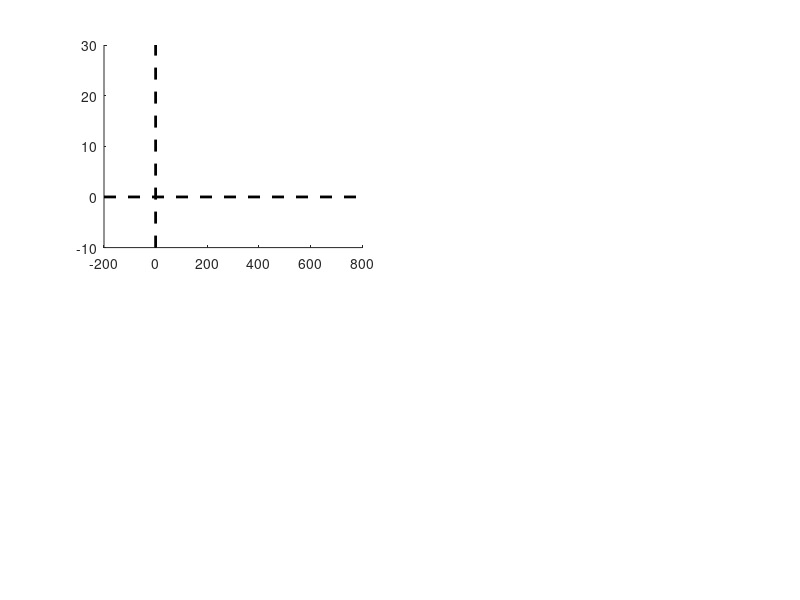

This figure's MATLAB source: (Note: this script raises an error after producing the figure.)
clear
close all
clc

%add functions
homedir = mfilename('fullpath');
funcdir = [homedir(1:end-15) 'functions'];
addpath(genpath(funcdir))

%% load the data

%The variable CPP contains the subject-level data, and is of size 21
%(participants) by 16 (conditions) by time. The conditions are as follows:

%1) Response-locked, short interval, validly cued, easy
%2) Response-locked, short interval, validly cued, difficult
%3) Response-locked, short interval, invalidly cued, easy
%4) Response-locked, short interval, invalidly cued, difficult
%5) Response-locked, long interval, validly cued, easy
%6) Response-locked, long interval, validly cued, difficult
%7) Response-locked, long interval, invalidly cued, easy
%8) Response-locked, long interval, invalidly cued, difficult
%9) Stimulus-locked, short interval, validly cued, easy
%10) Stimulus-locked, short interval, validly cued, difficult
%11) Stimulus-locked, short interval, invalidly cued, easy
%12) Stimulus-locked, short interval, invalidly cued, difficult
%13) Stimulus-locked, long interval, validly cued, easy
%14) Stimulus-locked, long interval, validly cued, difficult
%15) Stimulus-locked, long interval, invalidly cued, easy
%16) Stimulus-locked, long interval, invalidly cued, difficult

% The matrix 'bhvdat' has 18 columns:
%1) RT on short interval, validly cued, easy
%2) RT on short interval, validly cued, difficult
%3) RT on short interval, invalidly cued, easy
%4) RT on short interval, invalidly cued, difficult
%5) RT on long interval, validly cued, easy
%6) RT on long interval, validly cued, difficult
%7) RT on long interval, invalidly cued, easy
%8) RT on long interval, invalidly cued, difficult
%9)  Accuracy on short interval, validly cued, easy
%10) Accuracy on short interval, validly cued, difficult
%11) Accuracy on short interval, invalidly cued, easy
%12) Accuracy on short interval, invalidly cued, difficult
%13) Accuracy on long interval, validly cued, easy
%14) Accuracy on long interval, validly cued, difficult
%15) Accuracy on long interval, invalidly cued, easy
%16) Accuracy on long interval, invalidly cued, difficult
%17) False alarm rate on non-catch trials
%18) False alarm rate on catch trials 

%The variables rtime and stime keep track of time relative to response and
%relative to stimulus onset, respectively.
%ta_slopes and ta_onsets are the slopes and onsets, computed on
%trial-average waveforms.
%st_slopes and st_onsets are the average slopes and onsets computed at the 
%single trial level.
%st_onsetvar contains the cross-trial variability in onset
%The slope/onset variables are all of size participants by conditions,
%where conditions go from 1 through 8 in the order as described above (but
%without separation of stimulus locking or response locking)
%Plotcolors contains a matrix with color values for plotting 

%Permdist contains the permuted null distributions that are used to compute
%p-values for individual statistical tests. It has size test (N) by
%iteration (10000). The tests that are conducted are as follows:

%1) Trial-average onset: valid versus invalid
%2) Trial-average slope: valid versus invalid
%3) Trial-average onset: easy versus difficult
%4) Trial-average slope: easy versus difficult
%5) Mean single-trial onset: valid versus invalid
%6) Mean single-trial onset variability: valid versus invalid
%7) Mean single-trial slope: valid versus invalid
%8) Mean single-trial slope: easy versus difficult

load data.mat

%% Plot trial-average CPP for valid and invalid conditions (stimulus locked)

figure
subplot(2,2,1)
hold on
plot([0 0],[-10 30],'k--','linewidth',2) 
plot([-200 800],[0 0],'k--','linewidth',2) 

ci = 1; %this keeps track of the number of lines that have been plotted
for condi = [9 11] %loop over stimulus locked conditions   
%     plot(stime, squeeze(mean(mean(CPP(:,condi:condi+1,:)))),'color',plotcolors(ci,:),'linewidth',3);
    m  = squeeze(mean(mean(CPP(:,condi:condi+1,:))));
    eb = squeeze(std(mean(CPP(:,condi:condi+1,:),2))) ./sqrt(size(CPP,1));
    shadedErrorBar(stime,m,eb ,{'color',plotcolors(ci,:),'linewidth',3});
    ci = ci+1;
end

xlim([-200 800])
ylim([-10 30])
xlabel('Peri-stimulus time (ms)','fontsize',18)
set(gca,'tickdir','out','fontsize',18,'linewidth',1) 
ylabel('Amplitude (\muV/m^2)')
title('Effect of cue validity (short CTI)')

%plot the estimated CPP onsets (we plot the SD instead of within-subject
%SEM because the latter is too small to see in the figure
plot(squeeze(mean(mean(ta_onsets(:,1:2)))),-7,'ko','markerfacecolor','k')
plot([squeeze(mean(mean(ta_onsets(:,1:2))))-std(squeeze(mean(ta_onsets(:,1:2),2))) squeeze(mean(mean(ta_onsets(:,1:2))))+std(squeeze(mean(ta_onsets(:,1:2),2)))],[0 0]-7,'k','linewidth',3)
plot(squeeze(mean(mean(ta_onsets(:,3:4)))),-3,'ro','markerfacecolor','r')
plot([squeeze(mean(mean(ta_onsets(:,3:4))))-std(squeeze(mean(ta_onsets(:,3:4),2))) squeeze(mean(mean(ta_onsets(:,3:4))))+std(squeeze(mean(ta_onsets(:,3:4),2)))],[0 0]-3,'r','linewidth',3)

%plot average RT as dotted lines
plot([squeeze(mean(mean(bhvdat(:,1:2)))) squeeze(mean(mean(bhvdat(:,1:2))))], [-10 30],'k--')
plot([squeeze(mean(mean(bhvdat(:,3:4)))) squeeze(mean(mean(bhvdat(:,3:4))))], [-10 30],'r--')

%run statistics
diff = mean(mean(ta_onsets(:,1:2),2)) - mean(mean(ta_onsets(:,3:4),2)); %the observed value
p = sum(diff >= permdist(1,:)) / size(permdist,2); %compute p value
text(300,-5,['p = ' num2str(p)],'fontsize',18)

%% Plot trial-average CPP for valid and invalid conditions (response locked)

%plot the CPP for a channel, stimulus locked, and for the short interval
subplot(2,4,3)
hold on
plot([0 0],[-10 30],'k--','linewidth',2) 
plot([-400 100],[0 0],'k--','linewidth',2) 

ci = 1; %this keeps track of the number of lines that have been plotted
for condi = [1 3] %loop over stimulus locked conditions
%     plot(rtime, squeeze(mean(mean(CPP(:,condi:condi+1,:)))) ,'color',plotcolors(ci,:),'linewidth',3)
    m  = squeeze(mean(mean(CPP(:,condi:condi+1,:))));
    eb = squeeze(std(mean(CPP(:,condi:condi+1,:),2))) ./sqrt(size(CPP,1));
    shadedErrorBar(rtime,m,eb ,{'color',plotcolors(ci,:),'linewidth',3});    
    ci = ci+1;
end

% title('response locked: short interval')
xlim([-400 100])
xlabel('Peri-response time (ms)','fontsize',18)
set(gca,'tickdir','out','fontsize',18,'linewidth',1) 
ylim([-10 30])

%test if CPP peak latency deviates significantly from time of response
vdat = squeeze(mean(CPP(:,1:2,:),2)); %response-locked CPP on valid trials
[~, peaktimes(:,1)] = max(vdat,[],2); %get index of peak
idat = squeeze(mean(CPP(:,3:4,:),2)); %response-locked CPP on valid trials
[~, peaktimes(:,2)]  = max(idat,[],2); %get index of peak

%convert to ms (instead of index)
for subi = 1:size(vdat,1)
    peaktimes(subi,1) = rtime(peaktimes(subi,1));
    peaktimes(subi,2) = rtime(peaktimes(subi,2));
end

%compare the peak latency for valid and invalid trials
[~, p] = permtest(peaktimes(:,1),peaktimes(:,2),10000);
[~, ~, ~, stats] = ttest(peaktimes(:,1),peaktimes(:,2)); %get t-statistic to get bayes factor
bf = t1smpbf(stats.tstat,21);
disp(['Response-locked CPP peak latency comparison of valid versus invalid trials: p = ' num2str(p) ', BF = ' num2str(bf)]) 

%% plot the trial-average estimated CPP slopes (valid versus invalid)

%plot the estimated CPP slopes
subplot(2,5,5)
hold on

bar(1,mean(mean(ta_slopes(:,1:2),2)),'FaceColor','k','EdgeColor','none')
bar(2,mean(mean(ta_slopes(:,3:4),2)),'FaceColor','r','EdgeColor','none')
wse([mean(ta_slopes(:,1:2),2) mean(ta_slopes(:,3:4),2)],1); %plot error bars
ylim([0.05 0.11])
set(gca,'xtick',[],'tickdir','out')
ylabel('Slope (\muV / m^2 / T_s)')
set(gca,'fontsize',18)

%get the observed difference between conditions, and compare it to the
%permuted null distribution
diff = mean(mean(ta_slopes(:,1:2),2)) - mean(mean(ta_slopes(:,3:4),2)); %the observed value
p = sum(diff <= permdist(2,:)) / size(permdist,2); %compute p value
title(['p = ' num2str(p)])

%% Plot trial-average CPP for easy and difficult conditions (stimulus locked)

%plot the CPP for a channel, stimulus locked, and for the short interval
subplot(2,2,3)
hold on
plot([0 0],[-10 30],'k--','linewidth',2) 
plot([-200 800],[0 0],'k--','linewidth',2) 

ci = 1; %this keeps track of the number of lines that have been plotted
for condi = [9 10] %loop over stimulus locked conditions   
%     plot(stime, squeeze(mean(mean(CPP(:,condi:2:condi+6,:)))),'color',plotcolors(ci,:),'linewidth',3);
    m  = squeeze(mean(mean(CPP(:,condi:2:condi+6,:))));
    eb = squeeze(std(mean(CPP(:,condi:2:condi+6,:),2))) ./sqrt(size(CPP,1));
    shadedErrorBar(stime,m,eb ,{'color',plotcolors(ci,:),'linewidth',3});    
    ci = ci+1;
end

xlim([-200 800])
ylim([-10 30])
xlabel('Peri-stimulus time (ms)','fontsize',18)
set(gca,'tickdir','out','fontsize',18,'linewidth',1) 
ylabel('Amplitude (\muV/m^2)')
title('Effect of difficulty')

%plot the estimated CPP onsets (we plot the SD instead of within-subject
%SEM because the latter is too small to see in the figure
plot(squeeze(mean(mean(ta_onsets(:,1:2:7)))),-7,'ko','markerfacecolor','k')
plot([squeeze(mean(mean(ta_onsets(:,1:2:7))))-std(squeeze(mean(ta_onsets(:,1:2:7),2))) squeeze(mean(mean(ta_onsets(:,1:2:7))))+std(squeeze(mean(ta_onsets(:,1:2:7),2)))],[0 0]-7,'k','linewidth',3)
plot(squeeze(mean(mean(ta_onsets(:,2:2:8)))),-3,'ro','markerfacecolor','r')
plot([squeeze(mean(mean(ta_onsets(:,2:2:8))))-std(squeeze(mean(ta_onsets(:,2:2:8),2))) squeeze(mean(mean(ta_onsets(:,2:2:8))))+std(squeeze(mean(ta_onsets(:,2:2:8),2)))],[0 0]-3,'r','linewidth',3)

%plot average RT as dotted lines
plot([squeeze(mean(mean(bhvdat(:,1:2:8)))) squeeze(mean(mean(bhvdat(:,1:2:8))))], [-10 30],'k--')
plot([squeeze(mean(mean(bhvdat(:,2:2:8)))) squeeze(mean(mean(bhvdat(:,2:2:8))))], [-10 30],'r--')

%run statistics
diff = mean(mean(ta_onsets(:,1:2:7),2)) - mean(mean(ta_onsets(:,2:2:8),2)); %the observed value
p = sum(diff <= permdist(3,:)) / size(permdist,2); %compute p value
text(300,-5,['p = ' num2str(p)],'fontsize',18)

%% Plot trial-average CPP for easy and difficult conditions (response locked)

%plot the CPP for a channel, stimulus locked, and for the short interval
subplot(2,4,7)
hold on
plot([0 0],[-10 30],'k--','linewidth',2) 
plot([-400 100],[0 0],'k--','linewidth',2) 

ci = 1; %this keeps track of the number of lines that have been plotted
for condi = [1 3] %loop over stimulus locked conditions
%     plot(rtime, squeeze(mean(mean(CPP(:,condi:2:condi+6,:)))),'color',plotcolors(ci,:),'linewidth',3);
    m  = squeeze(mean(mean(CPP(:,condi:2:condi+6,:))));
    eb = squeeze(std(mean(CPP(:,condi:2:condi+6,:),2))) ./sqrt(size(CPP,1));
    shadedErrorBar(rtime,m,eb ,{'color',plotcolors(ci,:),'linewidth',3});    
    ci = ci+1;
end

% title('response locked: short interval')
xlim([-400 100])
xlabel('Peri-response time (ms)','fontsize',18)
set(gca,'tickdir','out','fontsize',18,'linewidth',1) 
ylim([-10 30])

%% plot the trial-average estimated CPP slopes (easy versus difficult)

%plot the estimated CPP slopes
subplot(2,5,10)
hold on

bar(1,mean(mean(ta_slopes(:,1:2:7),2)),'FaceColor','k','EdgeColor','none')
bar(2,mean(mean(ta_slopes(:,2:2:8),2)),'FaceColor','r','EdgeColor','none')
wse([mean(ta_slopes(:,1:2:7),2) mean(ta_slopes(:,2:2:8),2)],1); %plot error bars
ylim([0.05 0.11])
set(gca,'xtick',[],'tickdir','out')
ylabel('Slope (\muV / m^2 / T_s)')
set(gca,'fontsize',18)

%get the observed difference between conditions, and compare it to the
%permuted null distribution
diff = mean(mean(ta_slopes(:,1:2:7),2)) - mean(mean(ta_slopes(:,2:2:8),2)); %the observed value
p = sum(diff <= permdist(4,:)) / size(permdist,2); %compute p value
title(['p = ' num2str(p)])


%% bar plots of onset, onset variability, and slope, computed at the single trial level

figure

%effect of cue validity on onset
subplot(2,4,1)
hold on
bar(1,mean(mean(st_onsets(:,1:2),2)),'FaceColor','k','EdgeColor','none');
bar(2,mean(mean(st_onsets(:,3:4),2)),'FaceColor','r','EdgeColor','none');
wse([mean(st_onsets(:,1:2),2) mean(st_onsets(:,3:4),2)],1); 
ylim([100 130])
diff = mean(mean(st_onsets(:,1:2),2) - mean(st_onsets(:,3:4),2)); %the observed value
p = sum(diff >= permdist(5,:)) / size(permdist,2); %compute p value
title([{'Effect of cue validity '} {['on onset p=' num2str(p)]}])
set(gca,'tickdir','out','xtick',1:2,'xticklabel',{'Valid', 'Invalid'})
box off
ylabel('Onset (ms)')
set(gca,'fontsize',18)


%effect of cue validity on onset variability
subplot(2,4,2)
hold on
bar(1,mean(mean(st_onsetvar(:,1:2),2)),'FaceColor','k','EdgeColor','none');
bar(2,mean(mean(st_onsetvar(:,3:4),2)),'FaceColor','r','EdgeColor','none');
wse([mean(st_onsetvar(:,1:2),2) mean(st_onsetvar(:,3:4),2)],1);
ylim([100 130])
diff = mean(mean(st_onsetvar(:,1:2),2) - mean(st_onsetvar(:,3:4),2)); %the observed value
p = sum(diff >= permdist(6,:)) / size(permdist,2); %compute p value
title([{'Effect of cue validity '} {['on onset variability p=' num2str(p)]}])
set(gca,'tickdir','out','xtick',1:2,'xticklabel',{'Valid', 'Invalid'} )
box off
ylabel('Onset variability (ms)')
set(gca,'fontsize',18)
ylim([100 130])


%effect of cue validity on slope
subplot(2,4,3)
hold on
bar(1,mean(mean(st_slopes(:,1:2),2)),'FaceColor','k','EdgeColor','none');
bar(2,mean(mean(st_slopes(:,3:4),2)),'FaceColor','r','EdgeColor','none');
wse([mean(st_slopes(:,1:2),2) mean(st_slopes(:,3:4),2)],1); 
diff = mean(mean(st_slopes(:,1:2),2) - mean(st_slopes(:,3:4),2)); %the observed value
p = sum(diff <= permdist(7,:)) / size(permdist,2); %compute p value
title([{'Effect of cue validity '} {['on slope p=' num2str(p)]}])
set(gca,'tickdir','out','xtick',1:2,'xticklabel',{'Valid', 'Invalid'})
box off
ylabel('Slope (\muV / m^2 / T_s)')
set(gca,'fontsize',18)
ylim([0.05 .09])


%effect of difficulty on slope
subplot(2,4,4)
hold on
bar(1,mean(mean(st_slopes(:,1:2:7),2)),'FaceColor','k','EdgeColor','none');
bar(2,mean(mean(st_slopes(:,2:2:8),2)),'FaceColor','r','EdgeColor','none');
wse([mean(st_slopes(:,1:2:7),2) mean(st_slopes(:,2:2:8),2)],1); 
diff = mean(mean(st_slopes(:,1:2:7),2) - mean(st_slopes(:,2:2:8),2)); %the observed value
p = sum(diff <= permdist(8,:)) / size(permdist,2); %compute p value
title([{'Effect of difficulty'} {['on slope p=' num2str(p)]}])
set(gca,'tickdir','out','xtick',1:2,'xticklabel',{'Easy', 'Difficult'})
box off
ylabel('Slope (\muV / m^2 / T_s)')
set(gca,'fontsize',18)
ylim([0.05 .09])
